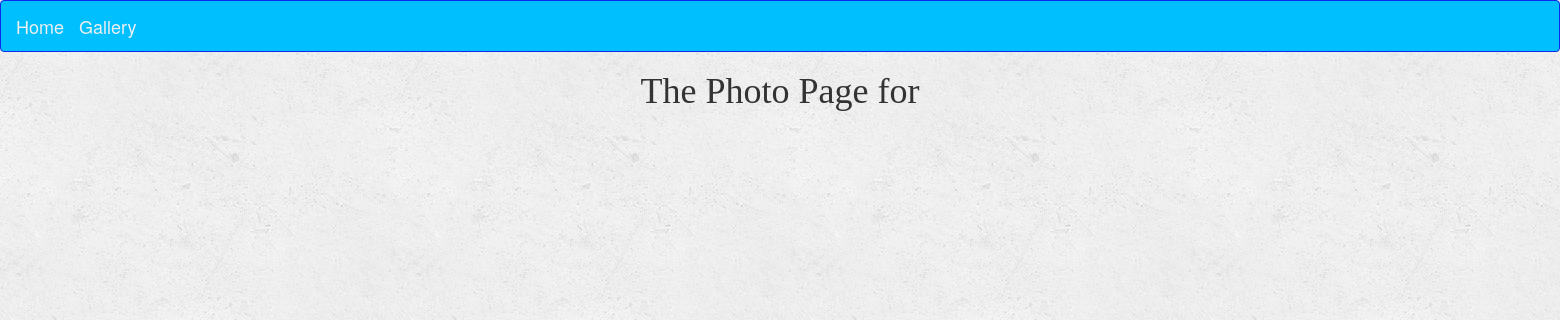
Page /gallery/Jordan/ on the earlier database version.
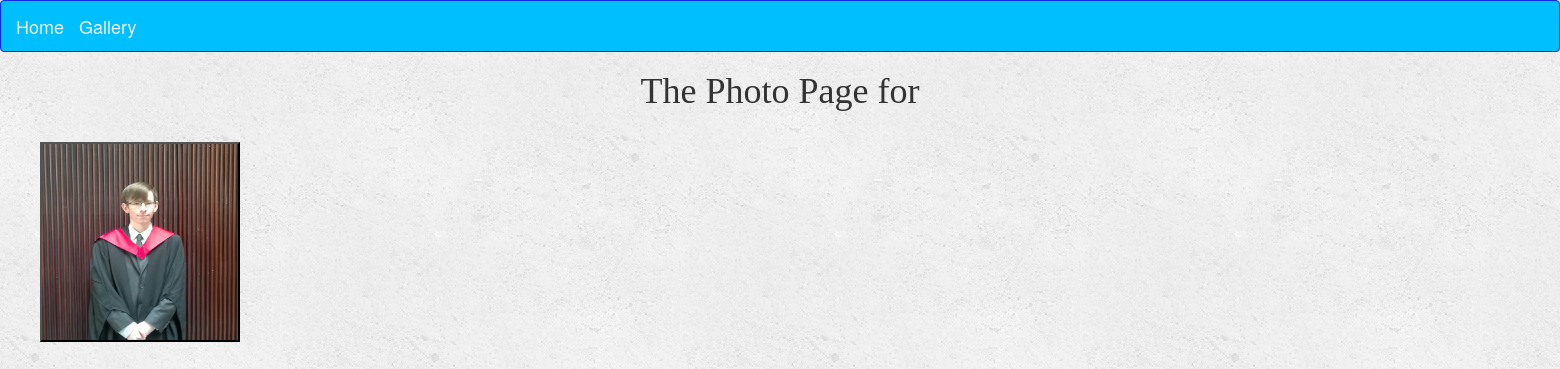
Same page on the later database version.
### website/models.py (models this page shows, shortened)
class Photo(models.Model):
	category = models.ForeignKey(Category, on_delete=models.CASCADE)
	photo_name = models.CharField(max_length=100, blank=True, unique=False)
	photo_is_favourite = models.BooleanField(default=False)
	photo_img = models.ImageField()

### website/views.py (the view)
# urls.py: url(r'^gallery/(?P<cat_name_from_url>[A-Za-z0-9 ]+)/$', views.categoryView, name='category'),
def categoryView(request, cat_name_from_url):
	the_cat = cat_name_from_url
	c = get_object_or_404(Category, cat_name=the_cat)
	the_photos = c.photo_set.all()
	context = {'the_photos': the_photos}
	return render(request, 'website/photos.html', context)

### website/templates/website/photos.html
{% extends 'website/base.html' %}
{% load staticfiles %}
{% block content %}
	<h1 id="category-heading">The Photo Page for {{ the_photos.cat_name }}</h1>
	<div id="category-list">
		<div class="photos">
			<ul id="horizontal-list">
				{% for p in the_photos %}
					<li>
						<a href="{{ p.photo_img.url }}" data-lightbox="image-1" data-title="{{ p.photo_name }}"><img src="{{ p.photo_img.url }}" style="float: left; width: 30%; margin-right: 1%; margin-bottom: 0.5em;width:200px;height:200px;border: black 2px outset;"></img></a>
					</li>
				{% endfor %}
			</ul>
		</div>
	</div>
{% endblock %}

### website/templates/website/base.html (shortened to what this page needs)
{% load staticfiles %}
<html>
	<head>
		<link rel="stylesheet" href="https://maxcdn.bootstrapcdn.com/bootstrap/3.3.7/css/bootstrap.min.css"/>
		<link rel="stylesheet" type="text/css" href="{% static 'website/css/style.css' %}"/>
        <link rel="stylesheet" type="text/css" href="{% static 'website/css/lightbox.css' %}">
	</head>
    <body>
        <nav class="navbar navbar-default">
        <div class="container-fluid">
            <div class="navbar-header">
                <a class="navbar-brand" href="/">Home</a>
                <a class="navbar-brand" href="/gallery">Gallery</a>
            </div>
        </div>
        </nav>
    </body>
    {% block content %}
    {% endblock %}
</html>

### website/static/website/css/style.css (style rules this page uses)
body { background: white url("../img/background.png"); }
.navbar-default { background-color: #00bfff; border-color: #102aea; }
.navbar-default .navbar-brand { color: #ecf0f1; }
.photos { display: table; margin: 0 auto; }
ul#horizontal-list { min-width: 1800px; list-style: none; padding-top: 20px; }
h1#category-heading { font-family: "Georgia", "Times New Roman", Times, serif; text-align: center; }

### website/static/website/css/lightbox.css (style rules this page uses)
body:after { content: url(../images/close.png) url(../images/loading.gif) url(../images/prev.png) url(../images/next.png); display: none; }

Differences in the rows shown:
added Photo: photo_img (picture)
